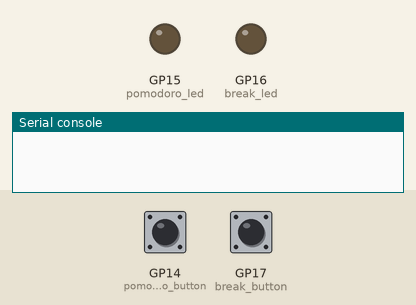
A program run on a simulated Raspberry Pi Pico running MicroPython. Shown: output pins drawn as LEDs (lit = HIGH), the last lines printed to the serial console. Dashed ring = blinking. The inputs (shaded band) are chosen by the test bench; at power-on: GP14 (pomodoro_button) LOW, GP17 (break_button) LOW. The clock reads 2024-03-15 10:24:30 at power-on unless the program sets it.

Above: at 1.2 s.
1.3 s: GP14 (pomodoro_button) pulled HIGH for 0.15 s
At 2.3 s:
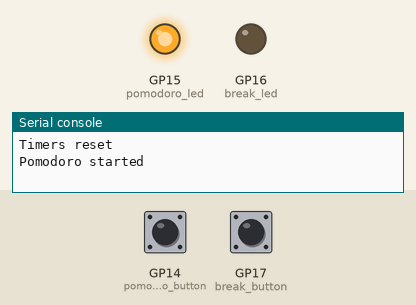
2.9 s: GP17 (break_button) pulled HIGH for 0.15 s
At 3.5 s:
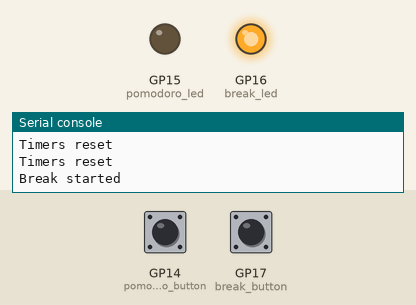
4.5 s: GP17 (break_button) pulled HIGH for 1 s
At 5.25 s:
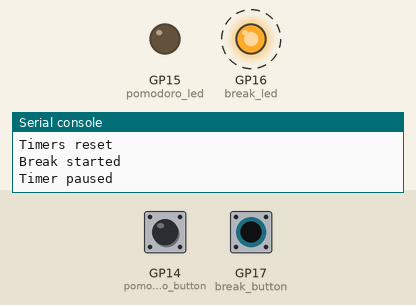
7.5 s: GP14 (pomodoro_button) pulled HIGH for 1 s
At 8.2 s:
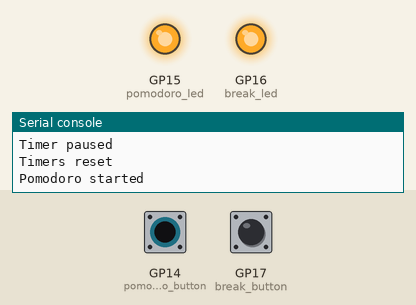
10.0 s: GP14 (pomodoro_button) pulled HIGH for 3.2 s
At 10.75 s:
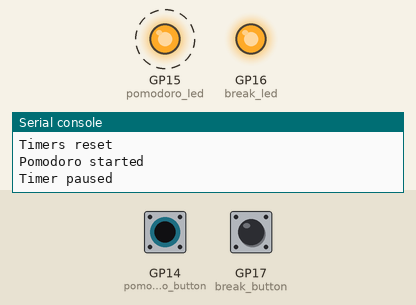
14.7 s: GP17 (break_button) pulled HIGH for 3.2 s
Timing chart, 0 to 17.7 s (numbered marks = the images above; inputs shaded):
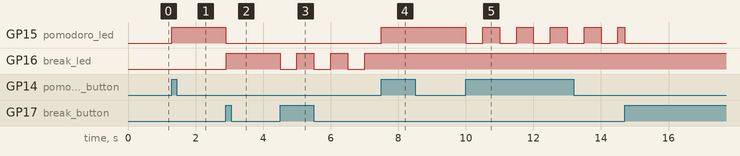

Measured:
- after the input at 1.3 s, GP15 (pomodoro_led): LOW → HIGH at once
- after the input at 2.9 s, GP15 (pomodoro_led): HIGH → LOW at once; GP16 (break_led): LOW → HIGH at once
- after the input at 4.5 s, GP16 (break_led): alternates HIGH for 0.50 s and LOW for 0.50 s, starting at once
- after the input at 7.5 s, GP15 (pomodoro_led): LOW → HIGH at once; GP16 (break_led): stops changing and stays HIGH
- after the input at 10.0 s, GP15 (pomodoro_led): alternates HIGH for 0.50 s and LOW for 0.50 s, starting at once

The program:

pomodoro-led-timer-with-break-buzzer.py
```python
"""
Pomodoro LED Timer with Break and Buzzer

Connect the following pins of Raspberry Pi Pico:
- LED: Pin 15
- Button: Pin 14
- Break LED: Pin 16
- Break Button: Pin 17
- Buzzer: Pin 27

How to use it:
1. Press the Pin 14 button to start the Pomodoro timer.
2. The LED will turn on.
3. Press the Pin 14 button again to pause the timer (LED will blink slowly).
4. Press the Pin 14 button again to resume the timer (LED will turn on).
5. Press the Pin 17 button to start the break timer.
6. The Break LED will turn on.
7. Press the Pin 17 button again to pause the break timer
8. Press the Pin 17 button again to resume the break timer
9. Press both buttons simultaneously to reset all timers.
"""

from machine import Pin, Timer, PWM
import utime

# Pin setup
pomodoro_led = Pin(15, Pin.OUT)
pomodoro_button = Pin(14, Pin.IN, Pin.PULL_DOWN)

break_led = Pin(16, Pin.OUT)
break_button = Pin(17, Pin.IN, Pin.PULL_DOWN)

buzzer = PWM(Pin(27))
buzzer.duty_u16(0)

# Constants
POMODORO_DURATION = 25 * 60
BREAK_DURATION = 5 * 60
DEBOUNCE_TIME = 200  # milliseconds

# Timer states
state = "stopped"
mode = "pomodoro"

start_time = 0
elapsed = 0

# Blinking
blink_timer = Timer()

# Last press timestamps for debouncing
last_pomodoro_press = 0
last_break_press = 0

# Buzzer state
buzzer_on = False
buzzer_stage = 0
buzzer_next_time = 0
buzzer_duration = 0
buzzer_silence = 0
buzzer_freqs = []
buzzer_current_index = 0


def stop_blinking():
    blink_timer.deinit()
    pomodoro_led.value(0)
    break_led.value(0)


def blink_led(led, frequency):
    def toggle(timer):
        led.toggle()

    blink_timer.init(freq=frequency, mode=Timer.PERIODIC, callback=toggle)


def reset_all():
    global state, start_time, elapsed
    state = "stopped"
    elapsed = 0
    stop_blinking()
    print("Timers reset")


def start_timer(selected_mode):
    global state, mode, start_time, elapsed

    reset_all()
    mode = selected_mode
    state = "running"
    start_time = utime.time()

    if mode == "pomodoro":
        pomodoro_led.value(1)
        print("Pomodoro started")
    else:
        break_led.value(1)
        print("Break started")


def pause_timer():
    global state, elapsed

    if mode == "pomodoro":
        pomodoro_led.value(0)
        blink_led(pomodoro_led, 2)
    else:
        break_led.value(0)
        blink_led(break_led, 2)

    elapsed += utime.time() - start_time
    state = "paused"
    print("Timer paused")


def resume_timer():
    global state, start_time

    stop_blinking()
    state = "running"
    start_time = utime.time()

    if mode == "pomodoro":
        pomodoro_led.value(1)
    else:
        break_led.value(1)

    print("Timer resumed")


def finish_timer():
    global state
    state = "finished"

    if mode == "pomodoro":
        blink_led(pomodoro_led, 5)
        print("Pomodoro finished")
    else:
        blink_led(break_led, 5)
        print("Break finished")

    freqs = [792, 745, 633, 444, 414, 664, 837, 1060]
    activate_buzzer(duration=1, silence=1, freqs=freqs)


def handle_button(button_mode):
    global state, mode

    if mode != button_mode and state == "running":
        reset_all()

    if mode != button_mode or state == "stopped":
        start_timer(button_mode)
    elif state == "running":
        pause_timer()
    elif state == "paused":
        resume_timer()
    elif state == "finished":
        start_timer(button_mode)


# Interrupts with debounce
def pomodoro_button_handler(pin):
    global last_pomodoro_press
    now = utime.ticks_ms()
    if utime.ticks_diff(now, last_pomodoro_press) >= DEBOUNCE_TIME:
        last_pomodoro_press = now
        handle_button("pomodoro")


def break_button_handler(pin):
    global last_break_press
    now = utime.ticks_ms()
    if utime.ticks_diff(now, last_break_press) >= DEBOUNCE_TIME:
        last_break_press = now
        handle_button("break")


pomodoro_button.irq(trigger=Pin.IRQ_RISING, handler=pomodoro_button_handler)
break_button.irq(trigger=Pin.IRQ_RISING, handler=break_button_handler)


def check_for_dual_button_press():
    if pomodoro_button.value() and break_button.value():
        reset_all()
        print("Both buttons pressed: Full reset")
        utime.sleep(0.5)  # avoid retriggering


def activate_buzzer(duration=150, silence=150, freqs=[620, 720]):
    global buzzer_on, buzzer_stage, buzzer_next_time
    global buzzer_duration, buzzer_silence
    global buzzer_freqs, buzzer_current_index

    buzzer_on = True
    buzzer_stage = 1
    buzzer_duration = duration
    buzzer_silence = silence
    buzzer_freqs = freqs
    buzzer_current_index = 0

    buzzer.freq(buzzer_freqs[0])
    buzzer.duty_u16(32768)
    buzzer_next_time = utime.ticks_add(utime.ticks_ms(), buzzer_duration)


# Main loop
while True:
    check_for_dual_button_press()

    if state == "running":
        duration = POMODORO_DURATION if mode == "pomodoro" else BREAK_DURATION
        total_elapsed = elapsed + (utime.time() - start_time)
        if total_elapsed >= duration:
            finish_timer()

    if buzzer_on and utime.ticks_diff(utime.ticks_ms(), buzzer_next_time) >= 0:
        if buzzer_stage == 1:
            buzzer.duty_u16(0)  # Silence
            buzzer_stage = 2
            buzzer_next_time = utime.ticks_add(utime.ticks_ms(), buzzer_silence)
        elif buzzer_stage == 2:
            buzzer_current_index += 1
            if buzzer_current_index < len(buzzer_freqs):
                buzzer.freq(buzzer_freqs[buzzer_current_index])
                buzzer.duty_u16(32768)
                buzzer_stage = 1
                ms = utime.ticks_ms()
                buzzer_next_time = utime.ticks_add(ms, buzzer_duration)
            else:
                buzzer.duty_u16(0)
                buzzer_on = False
                buzzer_stage = 0

    utime.sleep(0.1)
```
